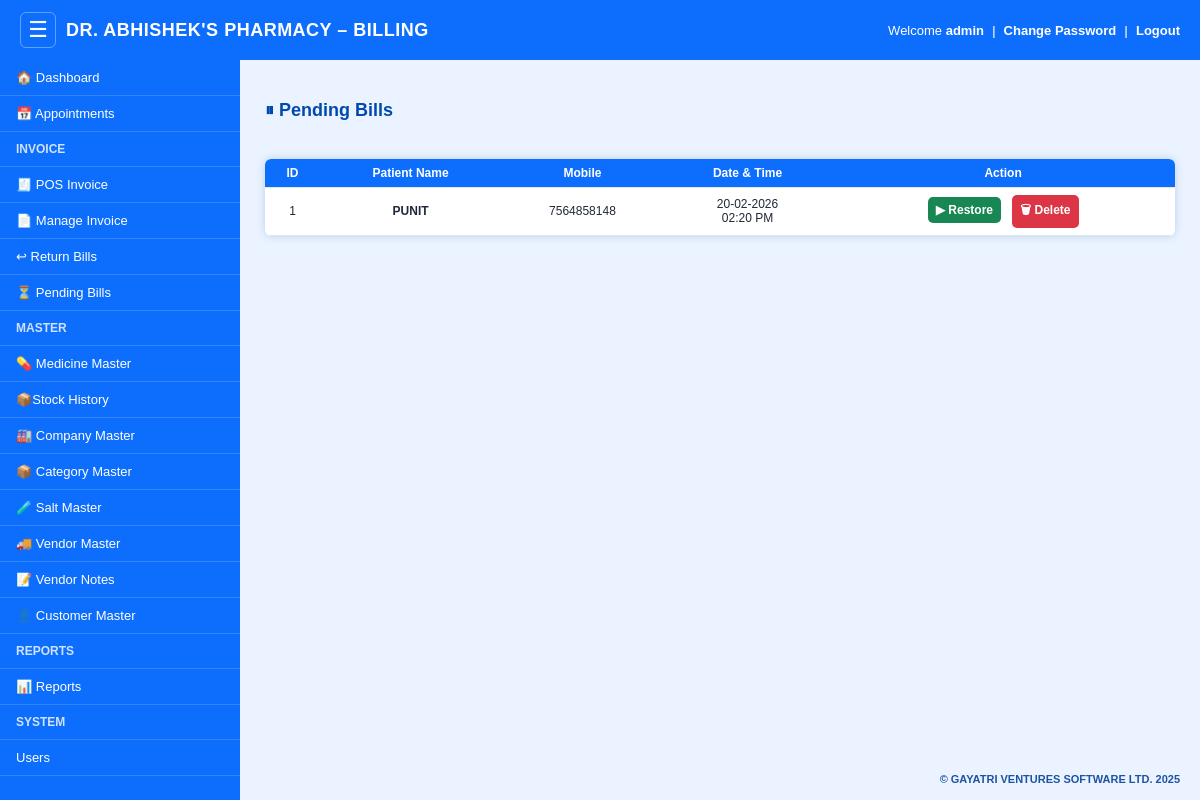
/pending-bills (signed in), run on an earlier commit of the app's database.
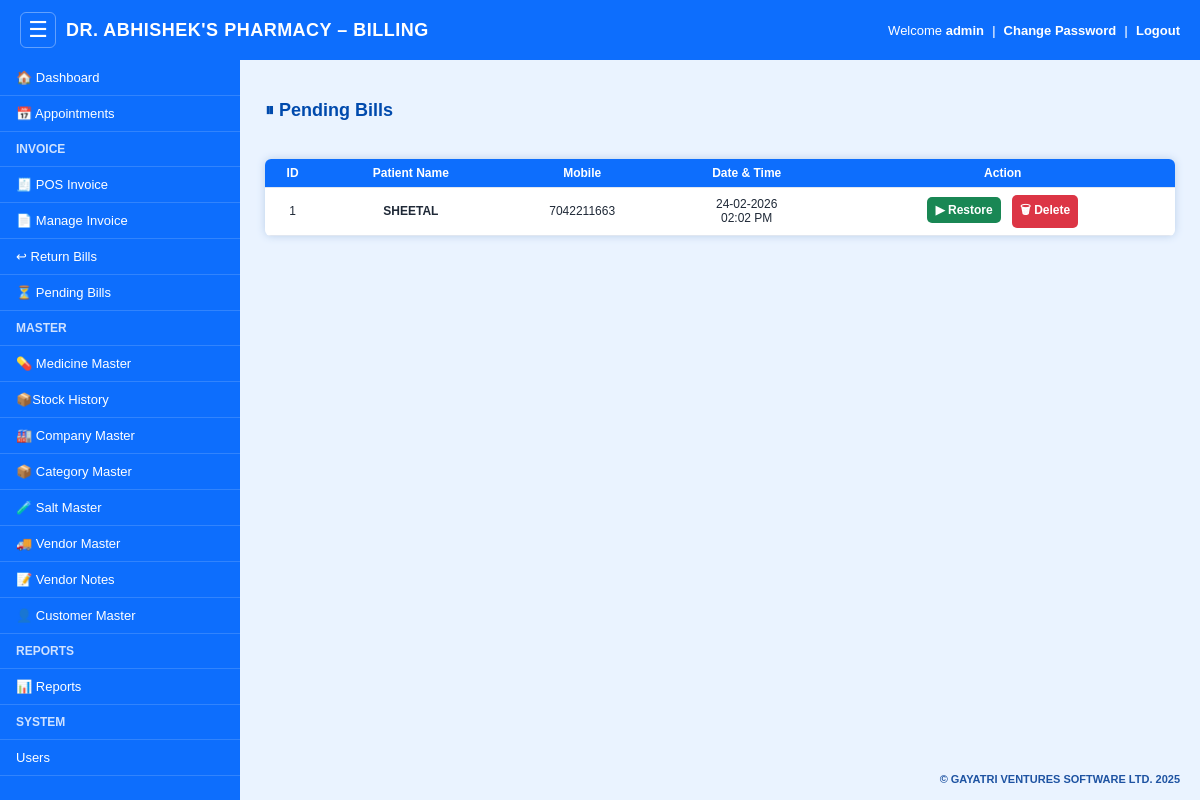
And on a later commit of the database.
### models.py (models this page shows)
class HoldBill(db.Model):
    __tablename__ = "hold_bill"
    id = db.Column(db.Integer, primary_key=True)
    customer = db.Column(db.String(100))
    mobile = db.Column(db.String(20))
    doctor = db.Column(db.String(100))
    gender = db.Column(db.String(10))
    data = db.Column(db.JSON)
    created_at = db.Column(db.DateTime, default=datetime.utcnow)

### app.py (the view)
@app.route("/pending-bills")
@login_required
def pending_bills():
    bills = HoldBill.query.order_by(HoldBill.id.desc()).all()
    return render_template("pending_bills.html", bills=bills)

### app.py (called while the page is built)
def login_required(f):
    @wraps(f)
    def w(*args, **kwargs):
        if not session.get("user_id"):
            return redirect("/login")
        return f(*args, **kwargs)
    return w

### templates/pending_bills.html (shortened to what this page needs)
{% extends "base.html" %}
{% block body %}
<h2>⏸ Pending Bills</h2>
{% if bills|length == 0 %}
    <div class="empty">
        No pending bills found.
    </div>
{% else %}
<table>
    <tr>
        <th>ID</th>
        <th>Patient Name</th>
        <th>Mobile</th>
        <th>Date & Time</th>
        <th>Action</th>
    </tr>
    {% for b in bills %}
    <tr>
        <td>{{ b.id }}</td>
        <td><b>{{ b.customer }}</b></td>
        <td>{{ b.mobile }}</td>
        <td>
            {{ b.created_at.strftime('%d-%m-%Y') }} <br>
            <small>{{ b.created_at.strftime('%I:%M %p') }}</small>
        </td>
        <td>
            <a class="btn restore" href="/restore-bill/{{ b.id }}">
                ▶ Restore
            </a>
            <a class="btn delete"
               href="/delete-hold/{{ b.id }}"
               onclick="return confirm('Delete this pending bill?')">
                🗑 Delete
            </a>
        </td>
    </tr>
    {% endfor %}
</table>
{% endif %}
{% endblock %}

What changed in the data, as far as the page shows it:
changed HoldBill id 1: customer "PUNIT" → "SHEETAL"; mobile "7564858148" → "7042211663"; created_at "20-02-2026" → "24-02-2026"; created_at "02:20 PM" → "02:02 PM"
